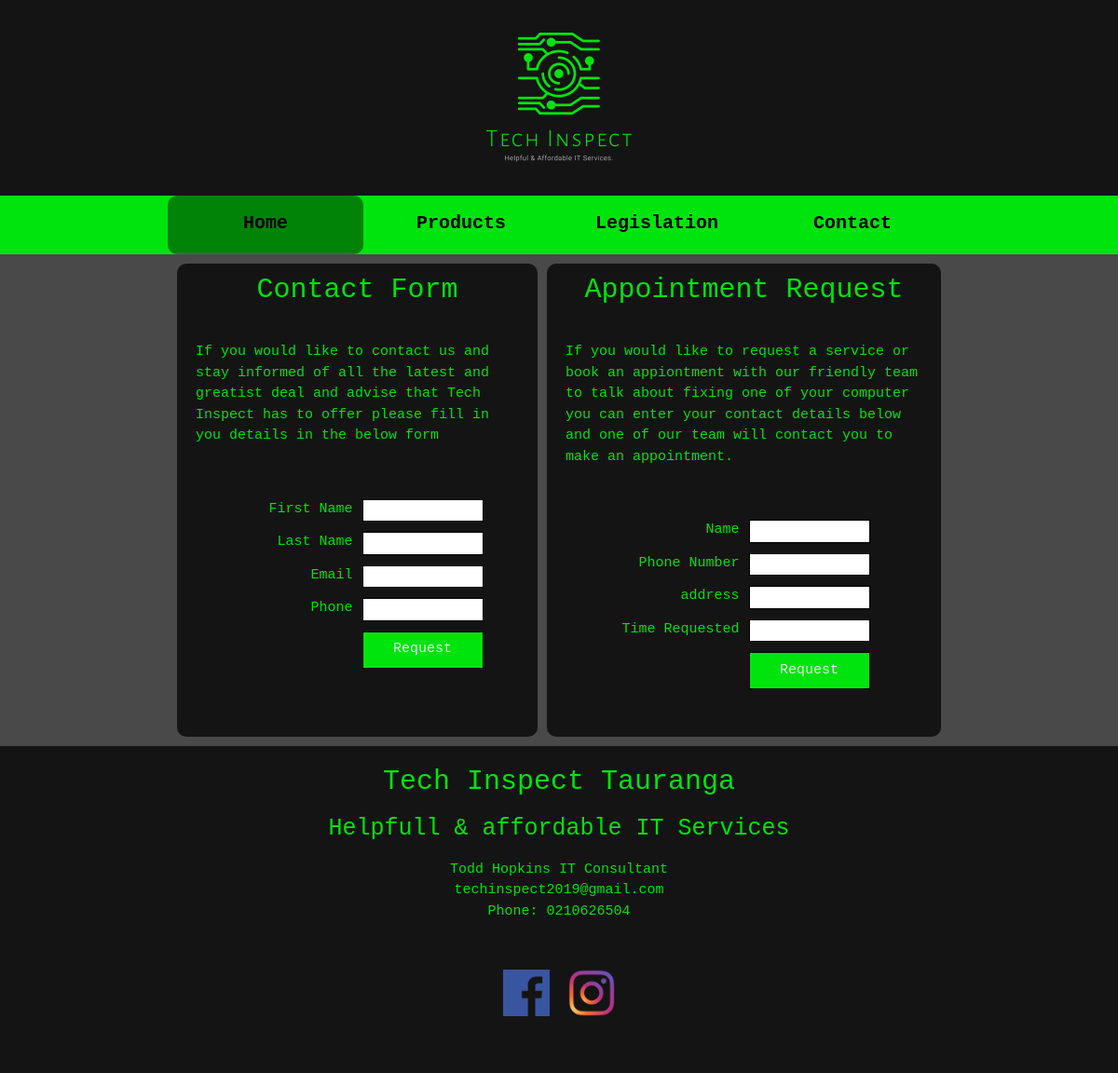
Page /pages/contact on the committed database.
### tables this page shows
CREATE TABLE Content (
  IDN varchar(10) ,
  Properties TEXT,
  Something VARCHAR(20),
  PRIMARY KEY (IDN)
	
);

### app/controllers/Pages.php (called while the page is built, shortened)
<?php
    class Pages extends Controller {
      public function __construct() {
        $this->_page = $this->model('_content');
      }
      public function contact(){
      $title = $this->_page->title();
      $paragraph = $this->_page->paragraph();
      $image = $this->_page->image();
      $data = [
        'title' => $title,
        'paragraph' => $paragraph,
        'image' => $image,
        'message' => '',
        'message2' => ''
      ];
        $this->view('pages/template_contact', $data);
      }
    }

### app/libraries/Core.php (called while the page is built, shortened)
<?php
    class Core {
        protected $currentMethod = 'index';
        public function __construct() {
            $url = $this->getURL();
            if(file_exists('../app/controllers/' . ucwords($url[0]) . '.php')) {
                unset($url[0]);
            }
            $this->currentController = new $this->currentController;
            if(isset($url[1])) {
                if(method_exists($this->currentController, $url[1])) {
                    $this->currentMethod = $url[1];
                    unset($url[1]);
                }
            }
            $this->params = $url ? array_values($url) : [null];
            call_user_func_array([$this->currentController, $this->currentMethod], $this->params);
        }
        public function getURL() {
            if(isset($_GET['url'])) {
                $url = rtrim($_GET['url'], '/');
                $url = filter_var($url, FILTER_SANITIZE_URL);
                $url = explode('/', $url);
                return $url;
            }
        }
    }
?>

### public/index.php (called while the page is built, shortened)
<?php
    $init = new Core();
?>

### app/libraries/Database.php (called while the page is built, shortened)
<?php
    class Database {
        private $host = DBHOST;
        private $user = DBUSER;
        private $pass = DBPASS;
        private $dbname = DBNAME;
        private $dbh;
        private $stmt;
        public function __construct() {
            $dsn = "mysql:host=".$this->host.";dbname=".$this->dbname;
            $options = [
                PDO::ATTR_PERSISTENT => true,
                PDO::ATTR_ERRMODE => PDO::ERRMODE_EXCEPTION
            ];
            try {
                $this->dbh = new PDO($dsn, $this->user, $this->pass, $options);
            } catch (PDOException $e) {
                $this->error = $e->getMessage();
                echo $this->error;
            }
        }
        public function query($sql) {
            $this->stmt = $this->dbh->prepare($sql);
        }
        public function execute() {
            return $this->stmt->execute();
        }
        public function resultSet() {
            $this->execute();
            return  $this->stmt->fetchAll(PDO::FETCH_ASSOC);
        }
    }
?>

### app/models/_content.php (called while the page is built, shortened)
<?php
class _content{
    private $db;
    public function __construct() {
        $this->db = new Database;
    }
    public function title() {
        $this->db->query('SELECT * FROM Content ');
        return $this->db->resultSet();
    }
    public function paragraph() {
        $this->db->query('SELECT * FROM Content ');
        return $this->db->resultSet();
    }
    public function image(){
        $this->db->query('SELECT * FROM Images');
        return $this->db->resultSet();
    }
}

### app/views/pages/template_contact.php (the view, shortened to what this page needs)
<?php include(APPROOT . "/views/includes/header.php"); ?>
<section>
        <div class="container1">
            <div class="content4">
               <div class="box1">
                  <div class="login">
                        <h1><?php echo $data['title'][29]['Properties']; ?></h1>
                        <p><?php echo $data['paragraph'][30]['Properties']; ?></p>
                    <form name="form" class="form" action="<?php echo URLROOT . 'pages/process'; ?>" onsubmit="return validation()" method="POST">
                        <div><label for="">First Name</label></div>
                        <div><input type="text" name="FName" id="FName"/><br></div>
                        <div><label for="">Last Name</label></div>
                        <div><input type="text" name="Lname" id="Lname"/><br></div>
                        <div><label for="">Email</label></div>
                        <div><input type="text" name="Email" id="Email" /><br></div>
                        <div><label for="">Phone</label></div>
                        <div><input type="text" name="Phone" id="Phone"/><br></div>
                        <div></div>
                        <input type="submit" class="button" value="Request" onClick="">
                    </form><br class="br">
                   <h1><?php echo $data['message']; ?></h1>
                </div>
               </div>
             <div class="box2">
               <h1><?php echo $data['title'][31]['Properties']; ?></h1>
                        <p><?php echo $data['paragraph'][32]['Properties']; ?></p>
                    <form name="form2" class="form" action="<?php echo URLROOT . 'pages/process2'; ?>" onsubmit="return validation2()" method="POST">
                    <div><label for="Name">Name</label></div>
                    <div><input type="text" name="Name2" /><br></div>
                    <div><label for="Phone">Phone Number</label></div>
                    <div><input type="text" name="Phone2" /><br></div>
                    <div><label for="Address">address</label></div>
                    <div><input type="text" name="Address2" /><br></div>
                    <div><label for="Time">Time Requested</label></div>
                    <div><input type="text" name="Time2" /><br></div>
                    <div></div>
                    <input type="submit" class="button" value="Request" >
                </form><br class="br">
                <h1><?php echo $data['message2']; ?></h1>
               </div>
            </div>
        </div>
     </section>
<?php include(APPROOT . "/views/includes/footer.php"); ?>

### public/css/style.css (style rules this page uses)
* { padding:0; margin:0; }
:root { --MainContainerWidth: 70%; --BoxColour:#141414; --TechGreen: #00e40d; --TechBlack:#141414; }
body { font-family: 'Courier New', Courier, monospace; font-size: 15px; line-height: 1.5; padding: 0; margin: 0 ; }
h1 { font-size:30px; color: var(--TechGreen); text-align: center; padding:10px; font-weight: normal; }
p { color: var(--TechGreen); padding: 20px; }
.container1 { background-color: rgb(73, 73, 73); color: black; width:100%; }
.form { display: grid; grid-template-columns: 1fr 1fr; margin:auto; padding-top:20px; grid-gap: 5px 10px; }
.form label { float:right; color: var(--TechGreen); }
.form input { width:130px; float:left; border: #030303 1px solid; }
.form .button { background-color: var(--TechGreen); height:40px; color:#e8e8e8; border: #030303 1px solid; }
.content4 { display:grid; grid-template-areas: 'box1 box2' ; grid-gap: 10px; width: var(--MainContainerWidth); margin:0 auto; padding-top:10px; padding-left:10px; padding-right:10px; }
.content4 .box1, .content4 .box2 { margin-bottom: 10px; }
.box1 { grid-area: box1; background-color:var(--BoxColour); border-radius: 10px; text-align: center; }
.box1 p { text-align: left; }
.box2 { grid-area: box2; background-color:var(--BoxColour); border-radius: 10px; }
* { box-sizing:border-box }

### rows in the picture
content: Properties "Contact Form"
content: Properties "If you would like to contact us and stay informed of all the latest and greatist deal and advise that Tech Inspect has to offer please fill in you details in the below form"
content: Properties "Appointment Request"
content: Properties "If you would like to request a service or book an appiontment with our friendly team to talk about fixing one of your computer you can enter your contact details below and one of our team will contact you to make an appointment."
